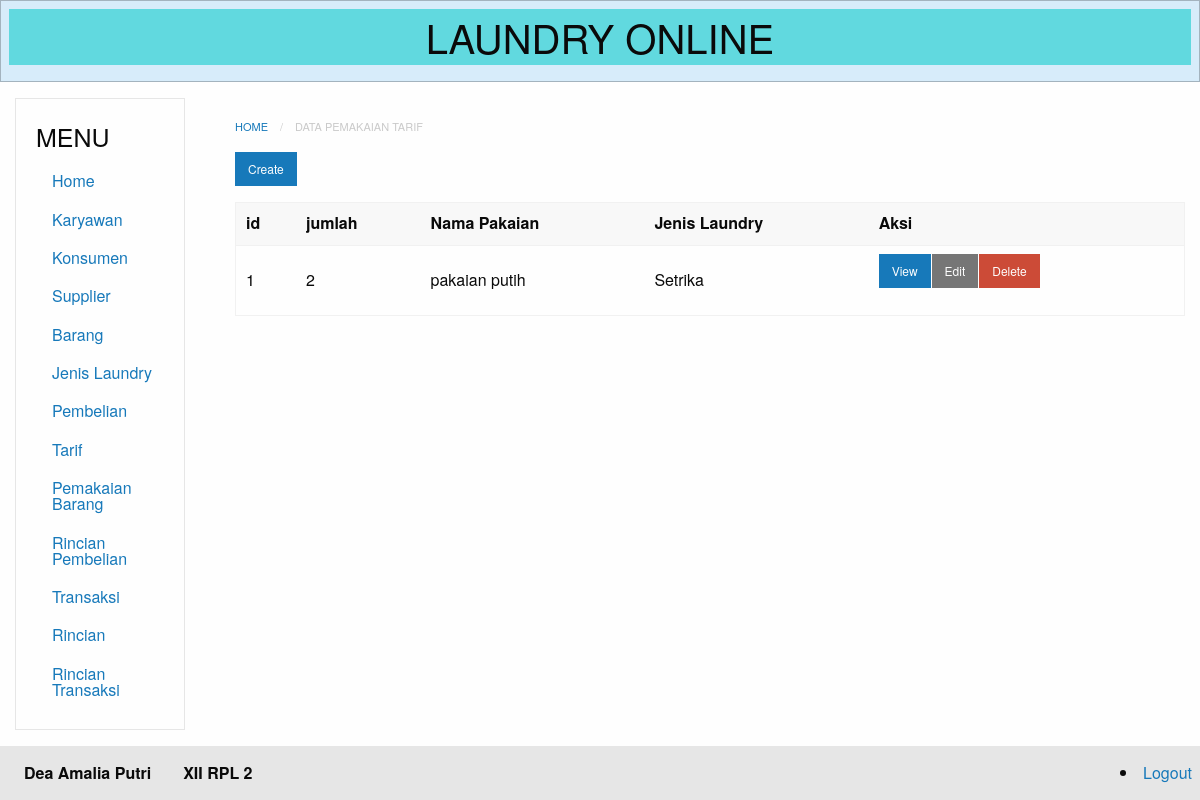
The page /index.php?module=rincian (signed in) on the database its author committed.
### tables this page shows
CREATE TABLE `rincian` (
  `id` int(11) NOT NULL,
  `jumlah` int(11) NOT NULL,
  `tarif_id` int(11) NOT NULL,
  `tarif_nama` varchar(50) NOT NULL,
  `tarif` int(11) NOT NULL,
  `jenis_laundry_id` int(11) NOT NULL,
  `jenis_laundry_nama` varchar(20) NOT NULL
);

CREATE TABLE `tarif` (
  `id` int(11) NOT NULL,
  `nama` varchar(50) NOT NULL,
  `harga` varchar(50) NOT NULL,
  `jenis_laundry_id` int(11) NOT NULL
);

CREATE TABLE `jenis_laundry` (
  `id` int(11) NOT NULL,
  `nama` varchar(20) NOT NULL
);

### database.php (called while the page is built, shortened)
<?php
class Database {
	private $db_host = "localhost";
	private $db_user = "root";
	private $db_pass = "";
	private $db_name = "11_deaamaliaputri_laundry";
	var $con = false;
    var $myconn = "";
	var $result = array();
    function __construct() {
        if(!$this->con){
            $this->myconn = new mysqli($this->db_host, $this->db_user, $this->db_pass, $this->db_name);
            if($this->myconn->connect_errno > 0){
                array_push($this->result, $this->myconn->connect_error);
                return false;
            }else{
                $this->myconn->set_charset('utf8');
                $this->con = true;
                return true;
            }
        } else {
            return true;
        }
    }
	public function select($table, $rows = '*', $join = null,$join2 = null , $where = null, $order = null, $limit = null){
		$q = 'SELECT '.$rows.' FROM '.$table;
		if($join != null){
			$q .= ' JOIN '.$join;
		}
		if($join2 != null){
			$q .= ' JOIN '.$join2;
		}
        if($this->tableExists($table)){
        	$query = $this->myconn->query($q);
			if($query){
				$this->numResults = $query->num_rows;
				for($i = 0; $i < $this->numResults; $i++){
					$r = $query->fetch_array();
                	$key = array_keys($r);
                	for($x = 0; $x < count($key); $x++){
                    	if(!is_int($key[$x])){
                    		if($query->num_rows >= 1){
                    			$this->result[$i][$key[$x]] = $r[$key[$x]];
							}else{
								$this->result[$i][$key[$x]] = null;
							}
						}
					}
				}
				return true;
			}else{
				array_push($this->result, $this->myconn->error);
				return false;
			}
      	}else{
      		return false;
    	}
    }
	private function TableExists($table) {
    	$res = $this->myconn->query('SHOW TABLES LIKE "'.$table.'"');
    	if(isset($res->num_rows)) {
        	return $res->num_rows > 0 ? true : false;
    	} else {
    		array_push($this->result, $table." does not exist in this database");
    		return false;
    	}
	}
    public function getResult(){
        $val = $this->result;
        $this->result = array();
        return $val;
    }
}

### modules/rincian/rincian-index.php (the view)
<nav aria-label="You are here:" role="navigation">
<ul class="breadcrumbs">
  <li><a href="?module=home">Home</a></li>
  <li class="disabled">Data pemakaian tarif</li>
</ul>
</nav>
  <a href="?module=rincian-create" class="small button">Create</a>
<table>
  <thead>
      <tr>
          <th>id</th>
          <th>jumlah </th>
          <th>Nama Pakaian </th>
          <th>Jenis Laundry </th>
          <th>Aksi</th>
      </tr>
  </thead>
<?php
  require_once("database.php");
  $db=new Database();
  $db->select('rincian', 'rincian.id, rincian.jumlah,
  rincian.tarif_id, rincian.jenis_laundry_id,
  tarif.nama, jenis_laundry.nama as jenis_laundry',
  'tarif ON tarif.id = rincian.tarif_id',
  'jenis_laundry ON jenis_laundry.id = rincian.jenis_laundry_id');
  $res=$db->getResult();
if(count($res) == 0){ ?>
    <tr>
        <td colspan="8">Tidak ada data yang tersedia </td>
    </tr>
<?php
    }else{
        foreach ($res as &$r){?>
        <tr>
            <td><?php echo $r['id'] ?></td>
            <td><?php echo $r['jumlah'] ?></td>
            <td><?php echo $r['nama'] ?></td>
            <td><?php echo $r['jenis_laundry'] ?></td>
            <td>
                <div class="small button-group">
                    <a href="?module=rincian-show&id=<?php echo $r['id']; ?>" class=" button">View</a>
                    <a href="?module=rincian-edit&id=<?php echo $r['id']; ?>" class="secondary button">Edit</a>
                    <a href="?module=rincian-delete&id=<?php echo $r['id']; ?>"onClick='return confirm("Apakah yakin menghapus?")' class="alert button">Delete</a>
                </div>
            </td>
        </tr>
<?php
              }
          }
          ?>
</table>

### rows shown on the page
rincian: id "1", jumlah "2", tarif.nama "pakaian putih", jenis_laundry.nama "Setrika"
